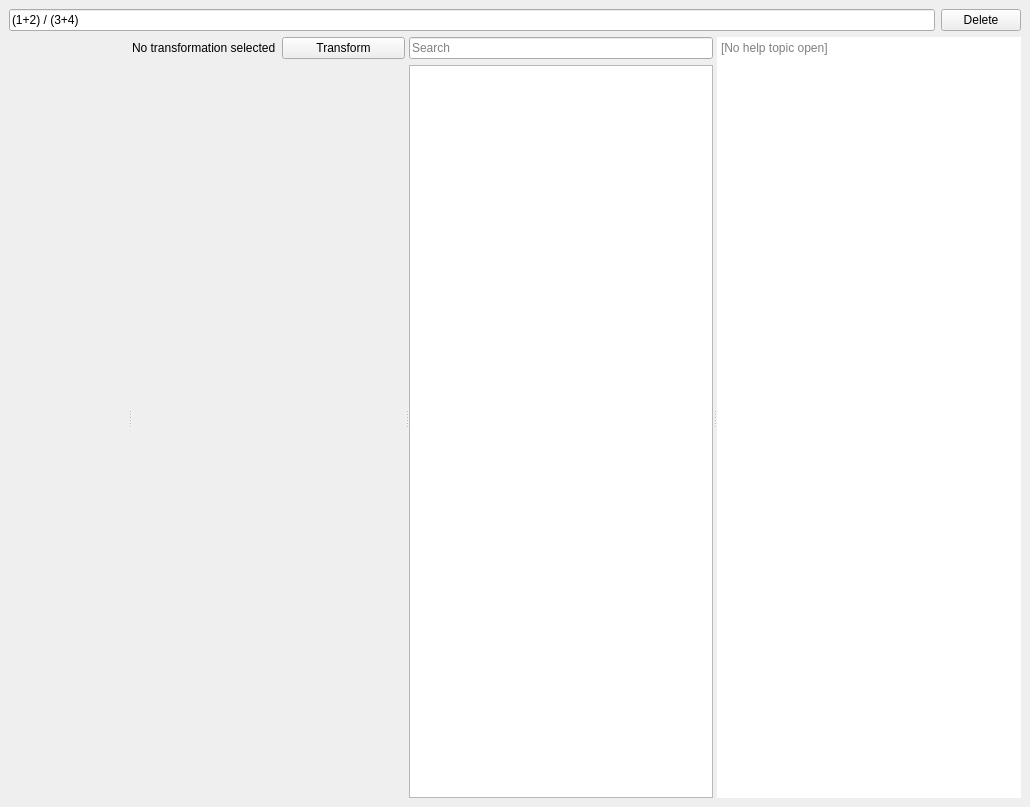
<?xml version="1.0" encoding="UTF-8"?>
<ui version="4.0">
 <class>MainWindow</class>
 <widget class="QMainWindow" name="MainWindow">
  <property name="geometry">
   <rect>
    <x>0</x>
    <y>0</y>
    <width>1030</width>
    <height>807</height>
   </rect>
  </property>
  <property name="windowTitle">
   <string>Math Editor</string>
  </property>
  <widget class="QWidget" name="centralWidget">
   <layout class="QGridLayout" name="gridLayout_2">
    <item row="1" column="0">
     <layout class="QHBoxLayout" name="horizontalLayout">
      <item>
       <widget class="QLineEdit" name="formula">
        <property name="text">
         <string>(1+2) / (3+4)</string>
        </property>
       </widget>
      </item>
      <item>
       <widget class="QPushButton" name="btnDelete">
        <property name="text">
         <string>Delete</string>
        </property>
        <property name="icon">
         <iconset theme="edit-delete">
          <normaloff/>
         </iconset>
        </property>
       </widget>
      </item>
     </layout>
    </item>
    <item row="3" column="0">
     <widget class="QSplitter" name="splitter">
      <property name="orientation">
       <enum>Qt::Horizontal</enum>
      </property>
      <widget class="GraphView" name="graph"/>
      <widget class="QSplitter" name="spltTrafoInputs">
       <property name="orientation">
        <enum>Qt::Vertical</enum>
       </property>
       <widget class="QWidget" name="verticalLayoutWidget_2">
        <layout class="QVBoxLayout" name="verticalLayout_2">
         <item>
          <layout class="QHBoxLayout" name="horizontalLayout_2">
           <item>
            <widget class="QLabel" name="lblShortTrafoDescr">
             <property name="text">
              <string>No transformation selected</string>
             </property>
            </widget>
           </item>
           <item>
            <widget class="QPushButton" name="btnTrafo">
             <property name="text">
              <string>Transform</string>
             </property>
             <property name="icon">
              <iconset theme="emblem-system">
               <normaloff/>
              </iconset>
             </property>
            </widget>
           </item>
          </layout>
         </item>
         <item>
          <widget class="QLabel" name="txtShortError">
           <property name="sizePolicy">
            <sizepolicy hsizetype="Expanding" vsizetype="Preferred">
             <horstretch>0</horstretch>
             <verstretch>0</verstretch>
            </sizepolicy>
           </property>
           <property name="text">
            <string/>
           </property>
           <property name="textFormat">
            <enum>Qt::RichText</enum>
           </property>
           <property name="wordWrap">
            <bool>true</bool>
           </property>
          </widget>
         </item>
        </layout>
       </widget>
      </widget>
      <widget class="QWidget" name="verticalLayoutWidget">
       <layout class="QVBoxLayout" name="verticalLayout">
        <item>
         <widget class="QLineEdit" name="filter">
          <property name="placeholderText">
           <string>Search</string>
          </property>
          <property name="clearButtonEnabled">
           <bool>true</bool>
          </property>
         </widget>
        </item>
        <item>
         <widget class="QListView" name="lstTransformations"/>
        </item>
       </layout>
      </widget>
      <widget class="QTextBrowser" name="txtLongError">
       <property name="frameShape">
        <enum>QFrame::NoFrame</enum>
       </property>
       <property name="placeholderText">
        <string>[No help topic open]</string>
       </property>
       <property name="openExternalLinks">
        <bool>true</bool>
       </property>
      </widget>
     </widget>
    </item>
   </layout>
  </widget>
  <action name="actionLoadFormulas">
   <property name="text">
    <string>&amp;Load formulas...</string>
   </property>
  </action>
 </widget>
 <customwidgets>
  <customwidget>
   <class>GraphView</class>
   <extends>QWidget</extends>
   <header>graph.graphview</header>
  </customwidget>
 </customwidgets>
 <resources/>
 <connections/>
</ui>
